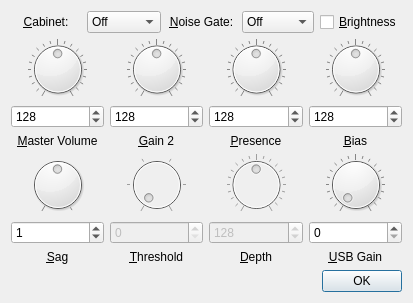
<?xml version="1.0" encoding="UTF-8"?>
<ui version="4.0">
 <class>Amp_Advanced</class>
 <widget class="QDialog" name="Amp_Advanced">
  <property name="geometry">
   <rect>
    <x>0</x>
    <y>0</y>
    <width>413</width>
    <height>303</height>
   </rect>
  </property>
  <property name="windowTitle">
   <string>Advanced Settings</string>
  </property>
  <property name="accessibleName">
   <string>Amplifier's advanced settings window</string>
  </property>
  <property name="accessibleDescription">
   <string>Allows you to set some advanced options of the amplifier</string>
  </property>
  <layout class="QVBoxLayout" name="verticalLayout">
   <item>
    <layout class="QHBoxLayout" name="horizontalLayout_4">
     <item>
      <widget class="QLabel" name="label">
       <property name="text">
        <string>&amp;Cabinet:</string>
       </property>
       <property name="alignment">
        <set>Qt::AlignCenter</set>
       </property>
       <property name="buddy">
        <cstring>comboBox</cstring>
       </property>
      </widget>
     </item>
     <item>
      <widget class="QComboBox" name="comboBox">
       <property name="accessibleName">
        <string>Cabinet</string>
       </property>
       <property name="accessibleDescription">
        <string>Allows you to choose cabinet to simulate</string>
       </property>
       <property name="maxVisibleItems">
        <number>13</number>
       </property>
       <item>
        <property name="text">
         <string>Off</string>
        </property>
       </item>
       <item>
        <property name="text">
         <string>57DLX</string>
        </property>
       </item>
       <item>
        <property name="text">
         <string>BSSMN</string>
        </property>
       </item>
       <item>
        <property name="text">
         <string>65DLX</string>
        </property>
       </item>
       <item>
        <property name="text">
         <string>65PRN</string>
        </property>
       </item>
       <item>
        <property name="text">
         <string>CHAMP</string>
        </property>
       </item>
       <item>
        <property name="text">
         <string>4x12M</string>
        </property>
       </item>
       <item>
        <property name="text">
         <string>2x12C</string>
        </property>
       </item>
       <item>
        <property name="text">
         <string>4x12G</string>
        </property>
       </item>
       <item>
        <property name="text">
         <string>65TWN</string>
        </property>
       </item>
       <item>
        <property name="text">
         <string>4x12V</string>
        </property>
       </item>
       <item>
        <property name="text">
         <string>SS212</string>
        </property>
       </item>
       <item>
        <property name="text">
         <string>SS112</string>
        </property>
       </item>
      </widget>
     </item>
     <item>
      <widget class="QLabel" name="label_2">
       <property name="text">
        <string>&amp;Noise Gate:</string>
       </property>
       <property name="alignment">
        <set>Qt::AlignCenter</set>
       </property>
       <property name="buddy">
        <cstring>comboBox_2</cstring>
       </property>
      </widget>
     </item>
     <item>
      <widget class="QComboBox" name="comboBox_2">
       <property name="accessibleName">
        <string>Noise gate</string>
       </property>
       <property name="accessibleDescription">
        <string>Allows you to choose noise gate settings</string>
       </property>
       <item>
        <property name="text">
         <string>Off</string>
        </property>
       </item>
       <item>
        <property name="text">
         <string>Low</string>
        </property>
       </item>
       <item>
        <property name="text">
         <string>Mid</string>
        </property>
       </item>
       <item>
        <property name="text">
         <string>High</string>
        </property>
       </item>
       <item>
        <property name="text">
         <string>Super</string>
        </property>
       </item>
       <item>
        <property name="text">
         <string>Custom</string>
        </property>
       </item>
      </widget>
     </item>
     <item>
      <widget class="QCheckBox" name="checkBox">
       <property name="accessibleName">
        <string>Brightness</string>
       </property>
       <property name="accessibleDescription">
        <string>Allows you to turn of/off brightness setting</string>
       </property>
       <property name="text">
        <string>&amp;Brightness</string>
       </property>
      </widget>
     </item>
    </layout>
   </item>
   <item>
    <layout class="QHBoxLayout" name="horizontalLayout">
     <item>
      <layout class="QVBoxLayout" name="verticalLayout_3">
       <item>
        <widget class="QDial" name="dial">
         <property name="accessibleName">
          <string>Master volume dial</string>
         </property>
         <property name="accessibleDescription">
          <string>Allows you to choose master volume level</string>
         </property>
         <property name="maximum">
          <number>255</number>
         </property>
         <property name="value">
          <number>128</number>
         </property>
         <property name="notchTarget">
          <double>12.750000000000000</double>
         </property>
         <property name="notchesVisible">
          <bool>true</bool>
         </property>
        </widget>
       </item>
       <item>
        <widget class="QSpinBox" name="spinBox">
         <property name="accessibleName">
          <string>Master volume box</string>
         </property>
         <property name="accessibleDescription">
          <string>Allows you to precisely enter the level of master volume</string>
         </property>
         <property name="maximum">
          <number>255</number>
         </property>
         <property name="value">
          <number>128</number>
         </property>
        </widget>
       </item>
       <item>
        <widget class="QLabel" name="label_3">
         <property name="text">
          <string>&amp;Master Volume</string>
         </property>
         <property name="alignment">
          <set>Qt::AlignCenter</set>
         </property>
         <property name="buddy">
          <cstring>spinBox</cstring>
         </property>
        </widget>
       </item>
      </layout>
     </item>
     <item>
      <layout class="QVBoxLayout" name="verticalLayout_4">
       <item>
        <widget class="QDial" name="dial_2">
         <property name="accessibleName">
          <string>Gain 2 dial</string>
         </property>
         <property name="accessibleDescription">
          <string>Allows you to choose gain 2 level</string>
         </property>
         <property name="maximum">
          <number>255</number>
         </property>
         <property name="value">
          <number>128</number>
         </property>
         <property name="notchTarget">
          <double>12.750000000000000</double>
         </property>
         <property name="notchesVisible">
          <bool>true</bool>
         </property>
        </widget>
       </item>
       <item>
        <widget class="QSpinBox" name="spinBox_2">
         <property name="accessibleName">
          <string>Gain 2 box</string>
         </property>
         <property name="accessibleDescription">
          <string>Allows you to precisely enter the level of gain 2</string>
         </property>
         <property name="maximum">
          <number>255</number>
         </property>
         <property name="value">
          <number>128</number>
         </property>
        </widget>
       </item>
       <item>
        <widget class="QLabel" name="label_4">
         <property name="text">
          <string>&amp;Gain 2</string>
         </property>
         <property name="alignment">
          <set>Qt::AlignCenter</set>
         </property>
         <property name="buddy">
          <cstring>spinBox_2</cstring>
         </property>
        </widget>
       </item>
      </layout>
     </item>
     <item>
      <layout class="QVBoxLayout" name="verticalLayout_5">
       <item>
        <widget class="QDial" name="dial_3">
         <property name="accessibleName">
          <string>Presence dial</string>
         </property>
         <property name="accessibleDescription">
          <string>Allows you to choose presence level</string>
         </property>
         <property name="maximum">
          <number>255</number>
         </property>
         <property name="value">
          <number>128</number>
         </property>
         <property name="notchTarget">
          <double>12.750000000000000</double>
         </property>
         <property name="notchesVisible">
          <bool>true</bool>
         </property>
        </widget>
       </item>
       <item>
        <widget class="QSpinBox" name="spinBox_3">
         <property name="accessibleName">
          <string>Presence box</string>
         </property>
         <property name="accessibleDescription">
          <string>Allows you to precisely enter the level of presence</string>
         </property>
         <property name="maximum">
          <number>255</number>
         </property>
         <property name="value">
          <number>128</number>
         </property>
        </widget>
       </item>
       <item>
        <widget class="QLabel" name="label_5">
         <property name="text">
          <string>&amp;Presence</string>
         </property>
         <property name="alignment">
          <set>Qt::AlignCenter</set>
         </property>
         <property name="buddy">
          <cstring>spinBox_3</cstring>
         </property>
        </widget>
       </item>
      </layout>
     </item>
     <item>
      <layout class="QVBoxLayout" name="verticalLayout_8">
       <item>
        <widget class="QDial" name="dial_6">
         <property name="accessibleName">
          <string>Bias dial</string>
         </property>
         <property name="accessibleDescription">
          <string>Allows you to choose bias level</string>
         </property>
         <property name="maximum">
          <number>255</number>
         </property>
         <property name="value">
          <number>128</number>
         </property>
         <property name="notchTarget">
          <double>12.750000000000000</double>
         </property>
         <property name="notchesVisible">
          <bool>true</bool>
         </property>
        </widget>
       </item>
       <item>
        <widget class="QSpinBox" name="spinBox_6">
         <property name="accessibleName">
          <string>Bias box</string>
         </property>
         <property name="accessibleDescription">
          <string>Allows you to precisely enter the level of bias</string>
         </property>
         <property name="maximum">
          <number>255</number>
         </property>
         <property name="value">
          <number>128</number>
         </property>
        </widget>
       </item>
       <item>
        <widget class="QLabel" name="label_8">
         <property name="text">
          <string>&amp;Bias</string>
         </property>
         <property name="alignment">
          <set>Qt::AlignCenter</set>
         </property>
         <property name="buddy">
          <cstring>spinBox_6</cstring>
         </property>
        </widget>
       </item>
      </layout>
     </item>
    </layout>
   </item>
   <item>
    <layout class="QHBoxLayout" name="horizontalLayout_2">
     <item>
      <layout class="QVBoxLayout" name="verticalLayout_9">
       <item>
        <widget class="QDial" name="dial_7">
         <property name="accessibleName">
          <string>Sag dial</string>
         </property>
         <property name="accessibleDescription">
          <string>Allows you to choose sag level</string>
         </property>
         <property name="maximum">
          <number>2</number>
         </property>
         <property name="value">
          <number>1</number>
         </property>
         <property name="notchTarget">
          <double>12.750000000000000</double>
         </property>
         <property name="notchesVisible">
          <bool>true</bool>
         </property>
        </widget>
       </item>
       <item>
        <widget class="QSpinBox" name="spinBox_7">
         <property name="accessibleName">
          <string>Sag box</string>
         </property>
         <property name="accessibleDescription">
          <string>Allows you to precisely enter the level of sag</string>
         </property>
         <property name="maximum">
          <number>2</number>
         </property>
         <property name="value">
          <number>1</number>
         </property>
        </widget>
       </item>
       <item>
        <widget class="QLabel" name="label_9">
         <property name="text">
          <string>&amp;Sag</string>
         </property>
         <property name="alignment">
          <set>Qt::AlignCenter</set>
         </property>
         <property name="buddy">
          <cstring>spinBox_7</cstring>
         </property>
        </widget>
       </item>
      </layout>
     </item>
     <item>
      <layout class="QVBoxLayout" name="verticalLayout_7">
       <item>
        <widget class="QDial" name="dial_5">
         <property name="enabled">
          <bool>false</bool>
         </property>
         <property name="accessibleName">
          <string>Threshold dial</string>
         </property>
         <property name="accessibleDescription">
          <string>Allows you to choose threshold level</string>
         </property>
         <property name="maximum">
          <number>9</number>
         </property>
         <property name="value">
          <number>0</number>
         </property>
         <property name="notchTarget">
          <double>12.750000000000000</double>
         </property>
         <property name="notchesVisible">
          <bool>true</bool>
         </property>
        </widget>
       </item>
       <item>
        <widget class="QSpinBox" name="spinBox_5">
         <property name="enabled">
          <bool>false</bool>
         </property>
         <property name="accessibleName">
          <string>Threshold box</string>
         </property>
         <property name="accessibleDescription">
          <string>Allows you to precisely enter the level of threshold</string>
         </property>
         <property name="maximum">
          <number>9</number>
         </property>
         <property name="value">
          <number>0</number>
         </property>
        </widget>
       </item>
       <item>
        <widget class="QLabel" name="label_7">
         <property name="text">
          <string>&amp;Threshold</string>
         </property>
         <property name="alignment">
          <set>Qt::AlignCenter</set>
         </property>
         <property name="buddy">
          <cstring>spinBox_5</cstring>
         </property>
        </widget>
       </item>
      </layout>
     </item>
     <item>
      <layout class="QVBoxLayout" name="verticalLayout_6">
       <item>
        <widget class="QDial" name="dial_4">
         <property name="enabled">
          <bool>false</bool>
         </property>
         <property name="accessibleName">
          <string>Depth dial</string>
         </property>
         <property name="accessibleDescription">
          <string>Allows you to choose depth level</string>
         </property>
         <property name="maximum">
          <number>255</number>
         </property>
         <property name="value">
          <number>128</number>
         </property>
         <property name="notchTarget">
          <double>12.750000000000000</double>
         </property>
         <property name="notchesVisible">
          <bool>true</bool>
         </property>
        </widget>
       </item>
       <item>
        <widget class="QSpinBox" name="spinBox_4">
         <property name="enabled">
          <bool>false</bool>
         </property>
         <property name="accessibleName">
          <string>Depth box</string>
         </property>
         <property name="accessibleDescription">
          <string>Allows you to precisely enter the level of depth</string>
         </property>
         <property name="maximum">
          <number>255</number>
         </property>
         <property name="value">
          <number>128</number>
         </property>
        </widget>
       </item>
       <item>
        <widget class="QLabel" name="label_6">
         <property name="text">
          <string>&amp;Depth</string>
         </property>
         <property name="alignment">
          <set>Qt::AlignCenter</set>
         </property>
         <property name="buddy">
          <cstring>spinBox_4</cstring>
         </property>
        </widget>
       </item>
      </layout>
     </item>
     <item>
      <layout class="QVBoxLayout" name="verticalLayout_10">
       <item>
        <widget class="QDial" name="dial_8">
         <property name="accessibleName">
          <string>Bias dial</string>
         </property>
         <property name="accessibleDescription">
          <string>Allows you to choose bias level</string>
         </property>
         <property name="maximum">
          <number>255</number>
         </property>
         <property name="value">
          <number>0</number>
         </property>
         <property name="notchTarget">
          <double>12.750000000000000</double>
         </property>
         <property name="notchesVisible">
          <bool>true</bool>
         </property>
        </widget>
       </item>
       <item>
        <widget class="QSpinBox" name="spinBox_8">
         <property name="accessibleName">
          <string>Bias box</string>
         </property>
         <property name="accessibleDescription">
          <string>Allows you to precisely enter the level of bias</string>
         </property>
         <property name="maximum">
          <number>255</number>
         </property>
         <property name="value">
          <number>0</number>
         </property>
        </widget>
       </item>
       <item>
        <widget class="QLabel" name="label_10">
         <property name="text">
          <string>&amp;USB Gain</string>
         </property>
         <property name="alignment">
          <set>Qt::AlignCenter</set>
         </property>
         <property name="buddy">
          <cstring>spinBox_8</cstring>
         </property>
        </widget>
       </item>
      </layout>
     </item>
    </layout>
   </item>
   <item>
    <layout class="QHBoxLayout" name="horizontalLayout_3">
     <item>
      <spacer name="horizontalSpacer">
       <property name="orientation">
        <enum>Qt::Horizontal</enum>
       </property>
       <property name="sizeHint" stdset="0">
        <size>
         <width>40</width>
         <height>20</height>
        </size>
       </property>
      </spacer>
     </item>
     <item>
      <widget class="QPushButton" name="pushButton">
       <property name="accessibleName">
        <string>OK</string>
       </property>
       <property name="accessibleDescription">
        <string>Close window. You must press &quot;Set&quot; button in the amplifier's windows to send changes to the amplifier.</string>
       </property>
       <property name="text">
        <string>OK</string>
       </property>
       <property name="shortcut">
        <string>Return, Esc</string>
       </property>
      </widget>
     </item>
    </layout>
   </item>
  </layout>
 </widget>
 <tabstops>
  <tabstop>comboBox</tabstop>
  <tabstop>comboBox_2</tabstop>
  <tabstop>checkBox</tabstop>
  <tabstop>dial</tabstop>
  <tabstop>spinBox</tabstop>
  <tabstop>dial_2</tabstop>
  <tabstop>spinBox_2</tabstop>
  <tabstop>dial_3</tabstop>
  <tabstop>spinBox_3</tabstop>
  <tabstop>dial_6</tabstop>
  <tabstop>spinBox_6</tabstop>
  <tabstop>dial_7</tabstop>
  <tabstop>spinBox_7</tabstop>
  <tabstop>dial_5</tabstop>
  <tabstop>spinBox_5</tabstop>
  <tabstop>dial_4</tabstop>
  <tabstop>spinBox_4</tabstop>
  <tabstop>dial_8</tabstop>
  <tabstop>spinBox_8</tabstop>
  <tabstop>pushButton</tabstop>
 </tabstops>
 <resources/>
 <connections>
  <connection>
   <sender>pushButton</sender>
   <signal>clicked()</signal>
   <receiver>Amp_Advanced</receiver>
   <slot>accept()</slot>
   <hints>
    <hint type="sourcelabel">
     <x>407</x>
     <y>297</y>
    </hint>
    <hint type="destinationlabel">
     <x>329</x>
     <y>225</y>
    </hint>
   </hints>
  </connection>
  <connection>
   <sender>dial</sender>
   <signal>valueChanged(int)</signal>
   <receiver>spinBox</receiver>
   <slot>setValue(int)</slot>
   <hints>
    <hint type="sourcelabel">
     <x>53</x>
     <y>102</y>
    </hint>
    <hint type="destinationlabel">
     <x>52</x>
     <y>128</y>
    </hint>
   </hints>
  </connection>
  <connection>
   <sender>spinBox</sender>
   <signal>valueChanged(int)</signal>
   <receiver>dial</receiver>
   <slot>setValue(int)</slot>
   <hints>
    <hint type="sourcelabel">
     <x>78</x>
     <y>128</y>
    </hint>
    <hint type="destinationlabel">
     <x>79</x>
     <y>102</y>
    </hint>
   </hints>
  </connection>
  <connection>
   <sender>dial_2</sender>
   <signal>valueChanged(int)</signal>
   <receiver>spinBox_2</receiver>
   <slot>setValue(int)</slot>
   <hints>
    <hint type="sourcelabel">
     <x>202</x>
     <y>102</y>
    </hint>
    <hint type="destinationlabel">
     <x>202</x>
     <y>128</y>
    </hint>
   </hints>
  </connection>
  <connection>
   <sender>spinBox_2</sender>
   <signal>valueChanged(int)</signal>
   <receiver>dial_2</receiver>
   <slot>setValue(int)</slot>
   <hints>
    <hint type="sourcelabel">
     <x>202</x>
     <y>128</y>
    </hint>
    <hint type="destinationlabel">
     <x>202</x>
     <y>102</y>
    </hint>
   </hints>
  </connection>
  <connection>
   <sender>dial_3</sender>
   <signal>valueChanged(int)</signal>
   <receiver>spinBox_3</receiver>
   <slot>setValue(int)</slot>
   <hints>
    <hint type="sourcelabel">
     <x>304</x>
     <y>102</y>
    </hint>
    <hint type="destinationlabel">
     <x>304</x>
     <y>128</y>
    </hint>
   </hints>
  </connection>
  <connection>
   <sender>spinBox_3</sender>
   <signal>valueChanged(int)</signal>
   <receiver>dial_3</receiver>
   <slot>setValue(int)</slot>
   <hints>
    <hint type="sourcelabel">
     <x>304</x>
     <y>128</y>
    </hint>
    <hint type="destinationlabel">
     <x>304</x>
     <y>102</y>
    </hint>
   </hints>
  </connection>
  <connection>
   <sender>dial_4</sender>
   <signal>valueChanged(int)</signal>
   <receiver>spinBox_4</receiver>
   <slot>setValue(int)</slot>
   <hints>
    <hint type="sourcelabel">
     <x>262</x>
     <y>223</y>
    </hint>
    <hint type="destinationlabel">
     <x>264</x>
     <y>249</y>
    </hint>
   </hints>
  </connection>
  <connection>
   <sender>spinBox_4</sender>
   <signal>valueChanged(int)</signal>
   <receiver>dial_4</receiver>
   <slot>setValue(int)</slot>
   <hints>
    <hint type="sourcelabel">
     <x>275</x>
     <y>249</y>
    </hint>
    <hint type="destinationlabel">
     <x>276</x>
     <y>223</y>
    </hint>
   </hints>
  </connection>
  <connection>
   <sender>dial_5</sender>
   <signal>valueChanged(int)</signal>
   <receiver>spinBox_5</receiver>
   <slot>setValue(int)</slot>
   <hints>
    <hint type="sourcelabel">
     <x>202</x>
     <y>223</y>
    </hint>
    <hint type="destinationlabel">
     <x>202</x>
     <y>249</y>
    </hint>
   </hints>
  </connection>
  <connection>
   <sender>spinBox_5</sender>
   <signal>valueChanged(int)</signal>
   <receiver>dial_5</receiver>
   <slot>setValue(int)</slot>
   <hints>
    <hint type="sourcelabel">
     <x>202</x>
     <y>249</y>
    </hint>
    <hint type="destinationlabel">
     <x>202</x>
     <y>223</y>
    </hint>
   </hints>
  </connection>
  <connection>
   <sender>dial_6</sender>
   <signal>valueChanged(int)</signal>
   <receiver>spinBox_6</receiver>
   <slot>setValue(int)</slot>
   <hints>
    <hint type="sourcelabel">
     <x>406</x>
     <y>102</y>
    </hint>
    <hint type="destinationlabel">
     <x>406</x>
     <y>128</y>
    </hint>
   </hints>
  </connection>
  <connection>
   <sender>spinBox_6</sender>
   <signal>valueChanged(int)</signal>
   <receiver>dial_6</receiver>
   <slot>setValue(int)</slot>
   <hints>
    <hint type="sourcelabel">
     <x>406</x>
     <y>128</y>
    </hint>
    <hint type="destinationlabel">
     <x>406</x>
     <y>102</y>
    </hint>
   </hints>
  </connection>
  <connection>
   <sender>dial_7</sender>
   <signal>valueChanged(int)</signal>
   <receiver>spinBox_7</receiver>
   <slot>setValue(int)</slot>
   <hints>
    <hint type="sourcelabel">
     <x>101</x>
     <y>223</y>
    </hint>
    <hint type="destinationlabel">
     <x>101</x>
     <y>249</y>
    </hint>
   </hints>
  </connection>
  <connection>
   <sender>spinBox_7</sender>
   <signal>valueChanged(int)</signal>
   <receiver>dial_7</receiver>
   <slot>setValue(int)</slot>
   <hints>
    <hint type="sourcelabel">
     <x>101</x>
     <y>249</y>
    </hint>
    <hint type="destinationlabel">
     <x>101</x>
     <y>223</y>
    </hint>
   </hints>
  </connection>
  <connection>
   <sender>dial_8</sender>
   <signal>valueChanged(int)</signal>
   <receiver>spinBox_8</receiver>
   <slot>setValue(int)</slot>
   <hints>
    <hint type="sourcelabel">
     <x>361</x>
     <y>196</y>
    </hint>
    <hint type="destinationlabel">
     <x>365</x>
     <y>245</y>
    </hint>
   </hints>
  </connection>
  <connection>
   <sender>spinBox_8</sender>
   <signal>valueChanged(int)</signal>
   <receiver>dial_8</receiver>
   <slot>setValue(int)</slot>
   <hints>
    <hint type="sourcelabel">
     <x>344</x>
     <y>239</y>
    </hint>
    <hint type="destinationlabel">
     <x>346</x>
     <y>196</y>
    </hint>
   </hints>
  </connection>
 </connections>
</ui>
